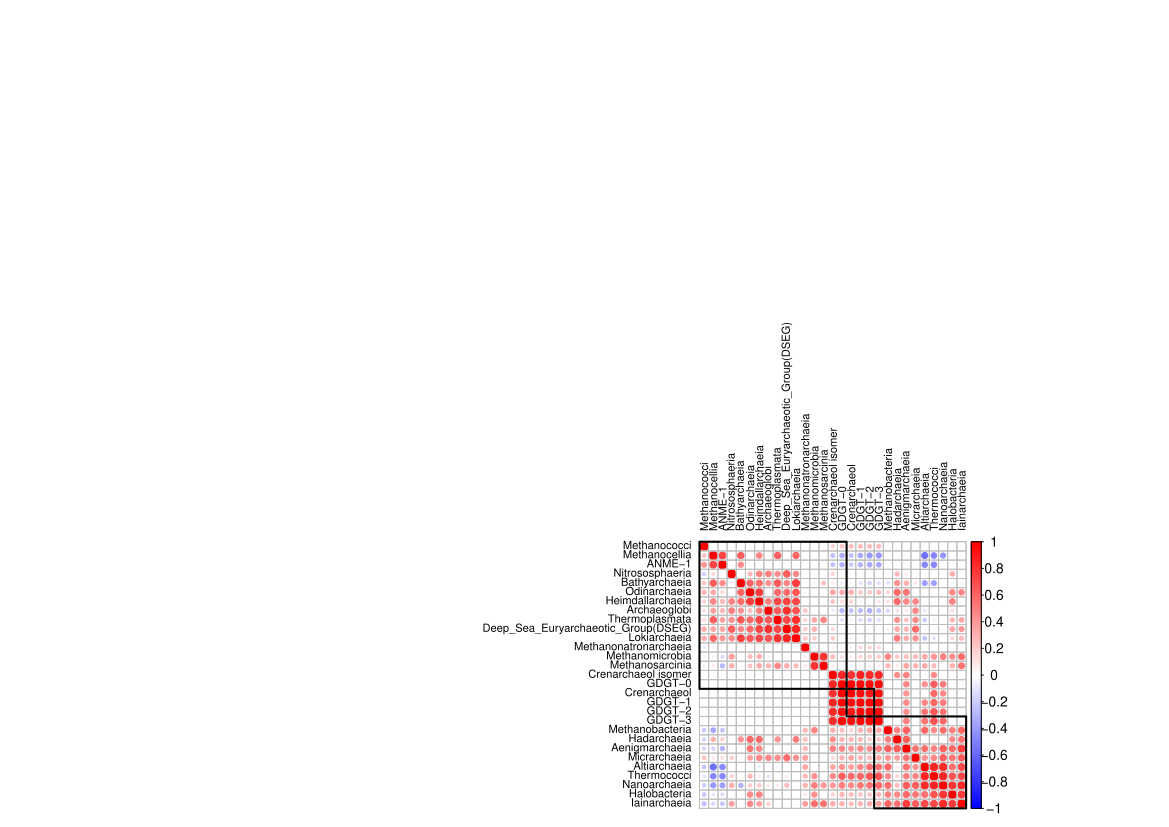

Here is the R script that generated this plot:
install.packages(c("readxl", "compositions", "corrplot", "vegan", "MASS", "ggplot2", "ggrepel", "scales", "dplyr"))

library(readxl)      
library(compositions) 
library(corrplot)    
library(vegan)       
library(MASS)        
library(ggplot2)     
library(ggrepel)     
library(scales)      
library(dplyr)       








# Load the Excel file
file_path <- "~/Documents/Doktorat/R/isoGDGTs.xlsx"  # Modify with correct path
data <- read_excel(file_path, sheet = 1) %>% as.data.frame()

# Convert character columns to factors
data <- data %>% mutate_if(is.character, as.factor)

# Replace all zero values with a small constant (avoiding log issues)
data[data == 0] <- 0.0001

# Remove rows with excessive missing values
data <- data[rowSums(is.na(data)) < ncol(data) * 0.5, ]

# Keep only numeric data
data_numeric <- data %>% select_if(is.numeric)

# Ensure there are no negative values
if (any(data_numeric < 0)) {
  stop("Negative values detected! Please check data.")
}

# Set "Sample" as row names if it exists
if ("Sample" %in% colnames(data)) {
  rownames(data) <- data$Sample
  data$Sample <- NULL
}














data_numeric <- data

# Compute Spearman correlation matrix
cor_matrix <- cor(data_numeric, method = "spearman")

# Function to compute p-values for correlation matrix
cor.mtest <- function(mat, method = "spearman") {
  n <- ncol(mat)
  p_mat <- matrix(NA, n, n)
  rownames(p_mat) <- colnames(p_mat) <- colnames(mat)
  
  for (i in 1:(n-1)) {
    for (j in (i+1):n) {
      test <- cor.test(mat[, i], mat[, j], method = method)
      p_mat[i, j] <- p_mat[j, i] <- test$p.value
    }
  }
  
  return(p_mat)
}

# Compute p-values
p_matrix <- cor.mtest(data_numeric)

# Create a mask for the upper triangle (set non-significant values to NA)
upper_triangle <- cor_matrix
upper_triangle[p_matrix > 0.05] <- NA  # Keep only significant correlations

# Create a mask for the lower triangle (keep raw Spearman correlations)
lower_triangle <- cor_matrix
lower_triangle[upper.tri(lower_triangle)] <- NA  # Keep only lower triangle values

# Combine both matrices
combined_matrix <- ifelse(is.na(upper_triangle), lower_triangle, upper_triangle)

# Create a version of the correlation matrix without NAs for hierarchical clustering
cor_for_clustering <- combined_matrix
cor_for_clustering[is.na(cor_for_clustering)] <- 0  # Replace NA with 0

# Perform hierarchical clustering
hc <- hclust(as.dist(1 - cor_for_clustering), method = "average") 

sum(is.na(combined_matrix))  # Count NA values
sum(is.nan(combined_matrix)) # Count NaN values
sum(is.infinite(combined_matrix)) # Count Inf values

combined_matrix[is.na(combined_matrix)] <- 0  # Replace NA with 0
combined_matrix[is.nan(combined_matrix)] <- 0 # Replace NaN with 0
combined_matrix[is.infinite(combined_matrix)] <- 0 # Replace Inf with 0





# Replace all zero values with a small constant (avoiding log issues)
data[data == 0] <- 0.0001



# Plot correlogram with both weighted upper and unweighted lower triangles
corrplot(combined_matrix, 
         method = "circle",   
         type = "full",        
         order = "hclust",     
         hclust.method = "average",  
         tl.cex = 0.7,        
         col = colorRampPalette(c("blue", "white", "red"))(200),  
         addrect = 3,         
         tl.col = "black",    
         number.cex = 0.6,    
         pch.cex = 1.5,       
         pch.col = "black",
         sig.level = 0.05,
         insig = "blank"
)
